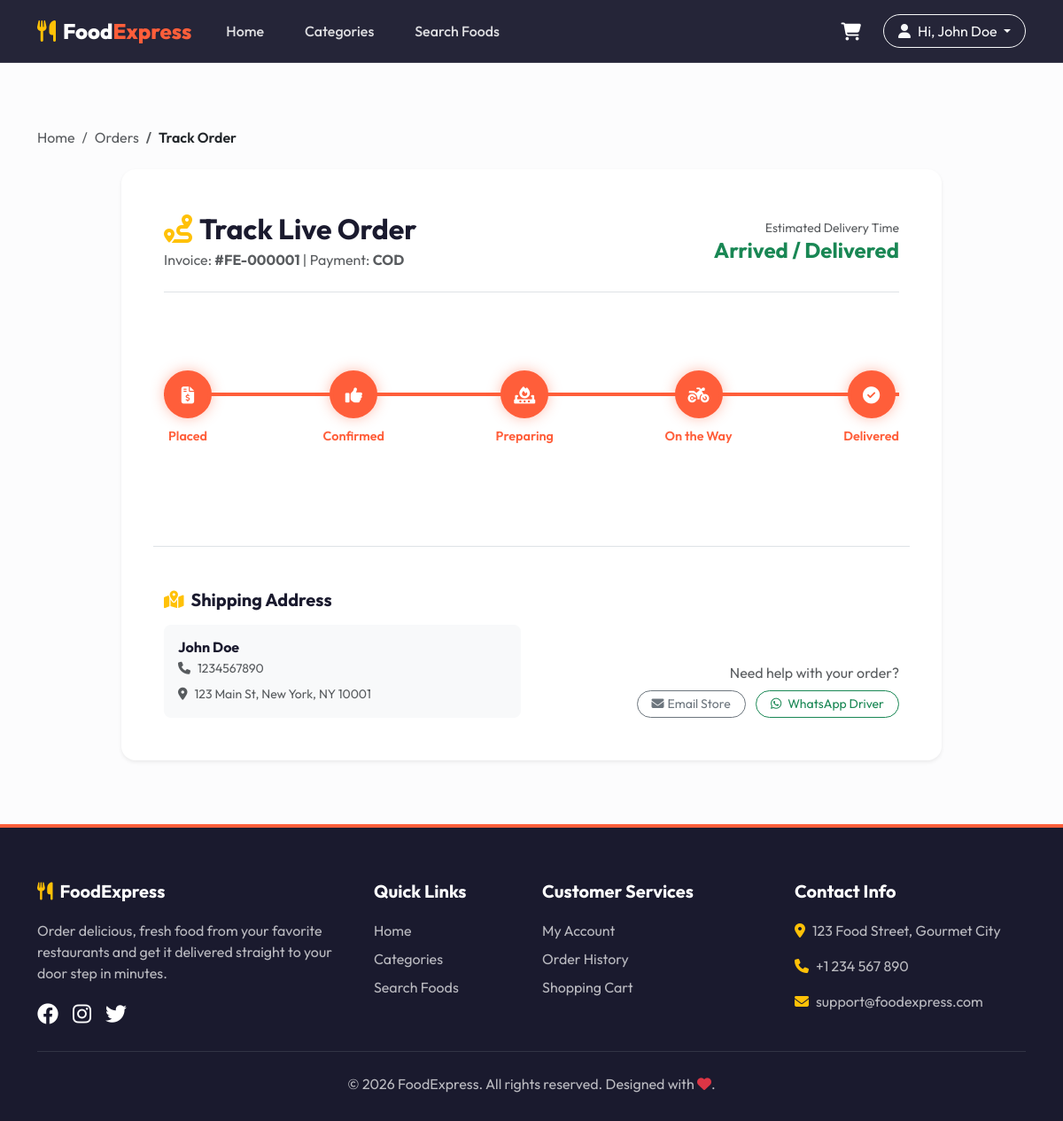
Page /track-order.php?id=1 (signed in) on the committed database.
### tables this page shows
CREATE TABLE IF NOT EXISTS orders (
    id INT AUTO_INCREMENT PRIMARY KEY,
    user_id INT NOT NULL,
    order_date TIMESTAMP DEFAULT CURRENT_TIMESTAMP,
    total_amount DECIMAL(10,2) NOT NULL,
    status ENUM('Pending', 'Confirmed', 'Preparing', 'Out For Delivery', 'Delivered', 'Cancelled') DEFAULT 'Pending',
    payment_method ENUM('COD', 'PayPal') NOT NULL,
    shipping_name VARCHAR(100) NOT NULL,
    shipping_phone VARCHAR(20) NOT NULL,
    shipping_address TEXT NOT NULL,
    FOREIGN KEY (user_id) REFERENCES users(id) ON DELETE CASCADE
);

### config/db.php (called while the page is built, shortened)
<?php
$db_host = 'localhost';
$db_user = 'root';
$db_pass = '';
$conn = @new mysqli($db_host, $db_user, $db_pass);
$checkAdmin = $conn->query("SELECT * FROM admins WHERE username = 'admin'");
if($checkAdmin && $checkAdmin->num_rows > 0) {
    $admin = $checkAdmin->fetch_assoc();
    if(!password_verify('admin123', $admin['password'])) {
        $newHash = password_hash('admin123', PASSWORD_DEFAULT);
        $conn->query("UPDATE admins SET password = '$newHash' WHERE username = 'admin'");
    }
} else {
    $newHash = password_hash('admin123', PASSWORD_DEFAULT);
    $conn->query("INSERT INTO admins (username, password, email) VALUES ('admin', '$newHash', 'admin@foodexpress.com')");
}
$conn->set_charset("utf8mb4");
function executeQuery($query, $params = [], $types = "") {
    global $conn;
    $stmt = $conn->prepare($query);
    if (!empty($params)) {
        if (empty($types)) {
            $types = "";
            foreach ($params as $param) {
                if (is_int($param)) {
                    $types .= "i";
                } elseif (is_double($param)) {
                    $types .= "d";
                } else {
                    $types .= "s";
                }
            }
        }
        $stmt->bind_param($types, ...$params);
    }
    if (!$stmt->execute()) {
        die("Query execution failed: " . $stmt->error);
    }
    return $stmt;
}
function fetchOne($query, $params = [], $types = "") {
    $stmt = executeQuery($query, $params, $types);
    $result = $stmt->get_result();
    $data = $result->fetch_assoc();
    return $data;
}
?>

### track-order.php (the view, shortened to what this page needs)
<?php
require_once __DIR__ . '/config/db.php';
$user_id = $_SESSION['user_id'];
$order_id = isset($_GET['id']) ? intval($_GET['id']) : 0;
$order = fetchOne("SELECT * FROM orders WHERE id = ? AND user_id = ?", [$order_id, $user_id]);
require_once __DIR__ . '/includes/header.php';
$current_status = $order['status'];
$step_active = [1 => false, 2 => false, 3 => false, 4 => false, 5 => false];
if ($current_status !== 'Cancelled') {
    switch ($current_status) {
        case 'Delivered':
            $step_active[1] = true;
            $step_active[2] = true;
            $step_active[3] = true;
            $step_active[4] = true;
            $step_active[5] = true;
            break;
    }
}
?>
<div class="container my-5">
    <nav aria-label="breadcrumb" class="mb-4">
        <ol class="breadcrumb">
            <li class="breadcrumb-item"><a href="index.php" class="text-decoration-none text-muted">Home</a></li>
            <li class="breadcrumb-item"><a href="orders.php" class="text-decoration-none text-muted">Orders</a></li>
            <li class="breadcrumb-item active text-dark fw-semibold" aria-current="page">Track Order</li>
        </ol>
    </nav>
    <div class="row justify-content-center">
        <div class="col-lg-10">
            <div class="card border-0 shadow-sm rounded-4 p-4 p-lg-5 bg-white">
                <div class="d-flex flex-column flex-md-row justify-content-between align-items-md-center border-bottom pb-4 mb-4 gap-3">
                    <div>
                        <h2 class="fw-bold mb-1"><i class="fa-solid fa-route me-2 text-warning"></i>Track Live Order</h2>
                        <p class="text-muted mb-0">Invoice: <strong>#FE-<?php echo str_pad($order['id'], 6, '0', STR_PAD_LEFT); ?></strong> | Payment: <strong><?php echo $order['payment_method']; ?></strong></p>
                    </div>
                    <div class="text-md-end">
                        <span class="text-muted small d-block">Estimated Delivery Time</span>
                        <h4 class="fw-bold text-success mb-0">
                            <?php
                            if ($order['status'] === 'Delivered') {
                                echo "Arrived / Delivered";
                            } elseif ($order['status'] === 'Cancelled') {
                                echo "Order Cancelled";
                            } else {
                                echo "30 - 45 Minutes";
                            }
                            ?>
                        </h4>
                    </div>
                </div>
                <?php if ($order['status'] === 'Cancelled'): ?>
                    <div class="alert alert-danger p-4 rounded-4 text-center my-4">
                        <div class="mb-3 text-danger"><i class="fa-solid fa-circle-xmark fa-4x"></i></div>
                        <h4 class="fw-bold">Your Order was Cancelled</h4>
                        <p class="mb-0">This order was cancelled by the store administrator. If you have already paid online via PayPal, a full refund will be processed back to your original payment account shortly. If you have questions, please reach support at support@foodexpress.com.</p>
                    </div>
                <?php else: ?>
                    <div class="position-relative py-4">
                        <div class="tracking-steps">
                            <div class="step-node <?php echo $step_active[1] ? 'active' : ''; ?>">
                                <div class="step-icon">
                                    <i class="fa-solid fa-file-invoice-dollar"></i>
                                </div>
                                <div class="step-label">Placed</div>
                            </div>
                            <div class="step-node <?php echo $step_active[2] ? 'active' : ''; ?>">
                                <div class="step-icon">
                                    <i class="fa-solid fa-thumbs-up"></i>
                                </div>
                                <div class="step-label">Confirmed</div>
                            </div>
                            <div class="step-node <?php echo $step_active[3] ? 'active' : ''; ?>">
                                <div class="step-icon">
                                    <i class="fa-solid fa-fire-burner"></i>
                                </div>
                                <div class="step-label">Preparing</div>
                            </div>
                            <div class="step-node <?php echo $step_active[4] ? 'active' : ''; ?>">
                                <div class="step-icon">
                                    <i class="fa-solid fa-motorcycle"></i>
                                </div>
                                <div class="step-label">On the Way</div>
                            </div>
                            <div class="step-node <?php echo $step_active[5] ? 'active' : ''; ?>">
                                <div class="step-icon">
                                    <i class="fa-solid fa-circle-check"></i>
                                </div>
                                <div class="step-label">Delivered</div>
                            </div>
                        </div>
                    </div>
                <?php endif; ?>
                <div class="row mt-5 g-4 pt-4 border-top">
                    <div class="col-md-6">
                        <h5 class="fw-bold mb-3"><i class="fa-solid fa-map-location-dot me-2 text-warning"></i>Shipping Address</h5>
                        <div class="p-3 bg-light rounded-3">
                            <h6 class="fw-bold mb-1"><?php echo htmlspecialchars($order['shipping_name']); ?></h6>
                            <p class="text-muted small mb-2"><i class="fa-solid fa-phone me-2"></i><?php echo htmlspecialchars($order['shipping_phone']); ?></p>
                            <p class="text-muted small mb-0"><i class="fa-solid fa-location-dot me-2"></i><?php echo htmlspecialchars($order['shipping_address']); ?></p>
                        </div>
                    </div>
                    <div class="col-md-6 text-md-end justify-content-end d-flex flex-column">
                        <p class="text-muted mb-2">Need help with your order?</p>
                        <div>
                            <a href="mailto:support@foodexpress.com" class="btn btn-sm btn-outline-secondary rounded-pill px-3 me-2"><i class="fa-solid fa-envelope me-1"></i>Email Store</a>
                           <a href="https://wa.me/+94702062165?text=Hello%20Driver,%20I%20want%20to%20know%20my%20order%20status."target="_blank"class="btn btn-sm btn-outline-success rounded-pill px-3"> <i class="fa-brands fa-whatsapp me-1"></i> WhatsApp Driver</a>
                        </div>
                    </div>
                </div>
            </div>
        </div>
    </div>
</div>
<?php require_once __DIR__ . '/includes/footer.php'; ?>

### assets/css/style.css (style rules this page uses)
:root { --primary-color: #ff5e3a; --primary-hover: #e04f2e; --secondary-color: #ffc107; --dark-color: #1a1a2e; --light-bg: #f8f9fa; --card-shadow: 0 10px 30px rgba(0, 0, 0, 0.05); --hover-shadow: 0 15px 40px rgba(255, 94, 58, 0.15); --font-main: 'Outfit', sans-serif; --transition-speed: 0.3s; }
body { font-family: var(--font-main); background-color: #fcfcfd; color: #333333; overflow-x: hidden; }
h1, h2, h3, h4, h5, h6 { font-weight: 700; color: var(--dark-color); }
.tracking-steps { display: flex; justify-content: space-between; position: relative; margin-top: 40px; margin-bottom: 40px; }
.tracking-steps::before { content: ''; position: absolute; top: 25px; left: 0; right: 0; height: 4px; background-color: #e2e8f0; z-index: 1; }
.step-node { position: relative; z-index: 2; text-align: center; display: flex; flex-direction: column; align-items: center; }
.step-icon { width: 54px; height: 54px; border-radius: 50%; background-color: white; border: 4px solid #e2e8f0; display: flex; align-items: center; justify-content: center; font-size: 1.2rem; color: #a0aec0; transition: all 0.5s ease; }
.step-node.active .step-icon { border-color: var(--primary-color); background-color: var(--primary-color); color: white; box-shadow: 0 0 15px rgba(255, 94, 58, 0.4); }
.step-label { margin-top: 10px; font-weight: 600; font-size: 0.9rem; color: #4a5568; }
.step-node.active .step-label { color: var(--primary-color); }

### rows in the picture
orders: id "000001", payment_method "COD", shipping_name "John Doe", shipping_phone "1234567890", shipping_address "123 Main St, New York, NY 10001"

### other values in the picture
$_SESSION['user_name'] "John Doe"
